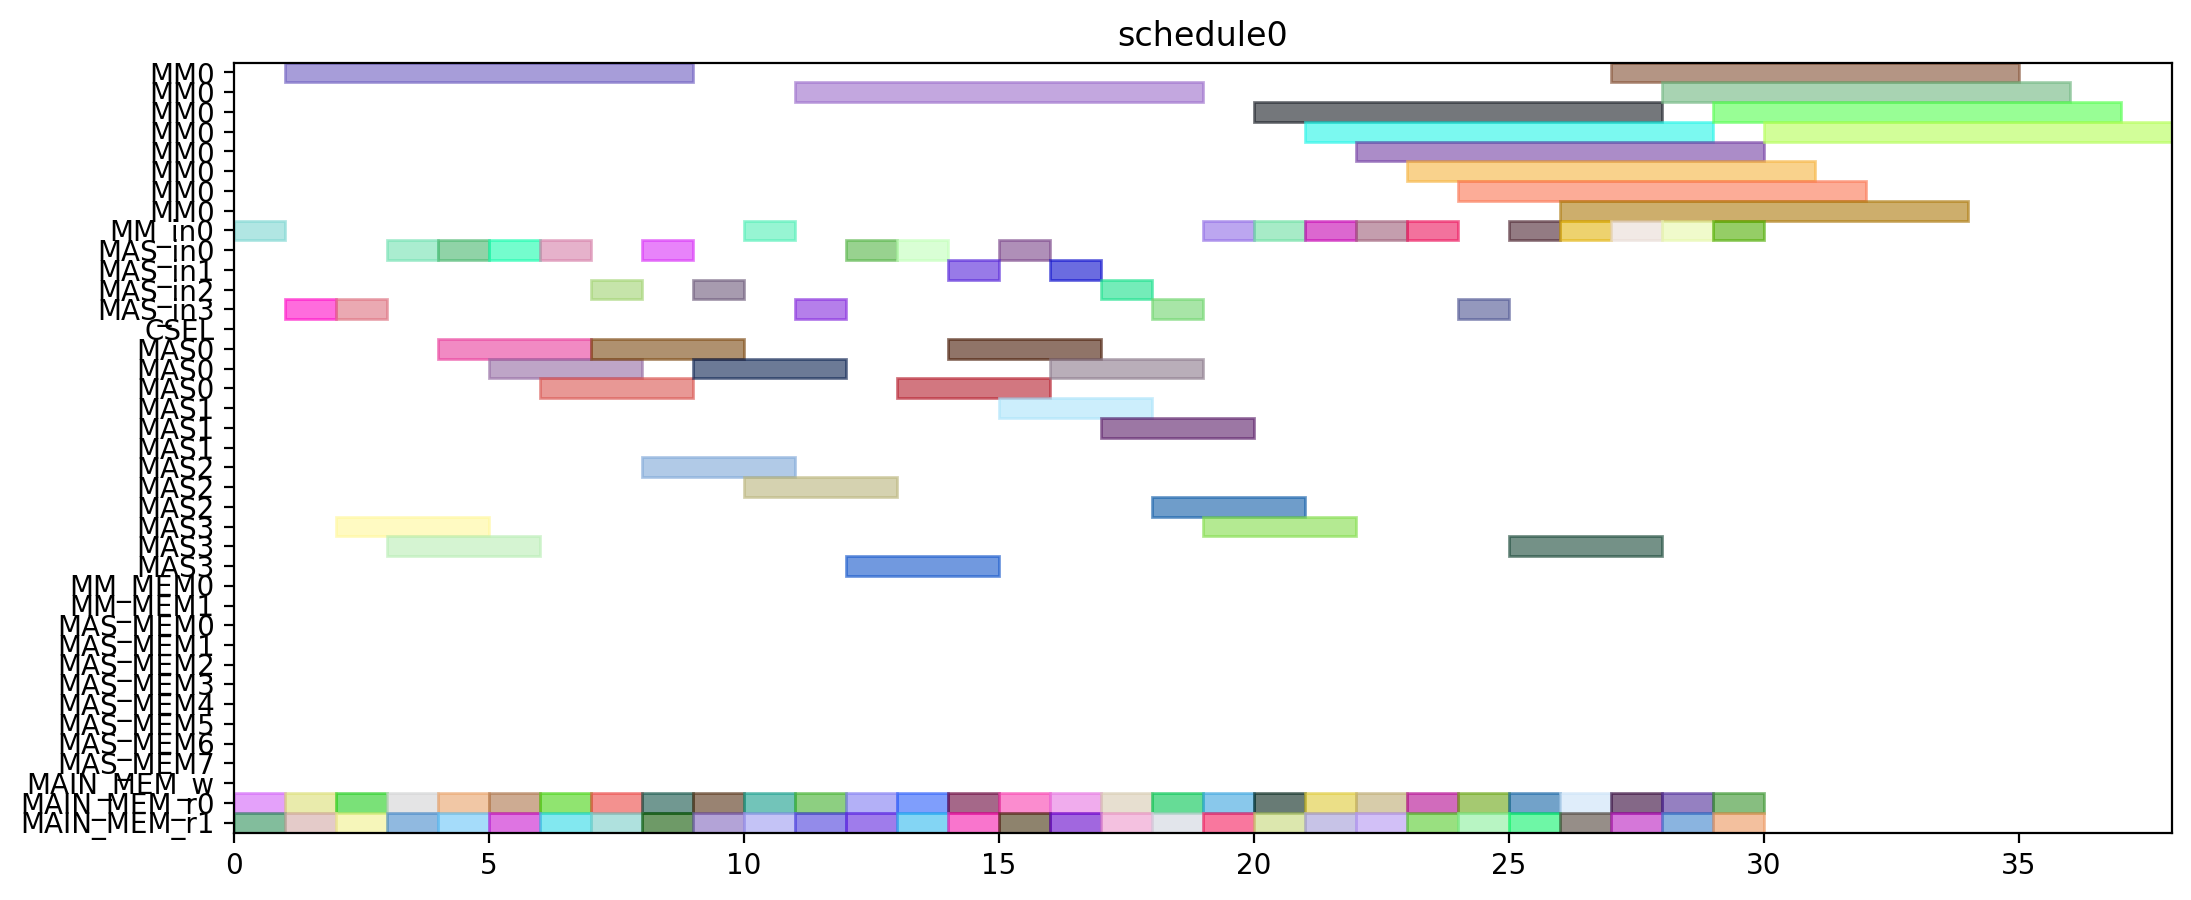

The Python source for this figure:
from pyschedule import Scenario, solvers, plotters, alt


def solve():
	horizon = 120
	S = Scenario("schedule0", horizon=horizon)

	# resource
	MM = S.Resources('MM', num=1, size=8)
	MM_in = S.Resources('MM_in', num=1)
	MAS_in = S.Resources('MAS_in', num=4)
	CSEL = S.Resource('CSEL')
	MAS = S.Resources('MAS', num=4, size=3, periods=range(1, horizon))
	MM_MEM = S.Resources('MM_MEM', num=2)
	MAS_MEM = S.Resources('MAS_MEM', num=8)
	MAIN_MEM_w = S.Resource('MAIN_MEM_w', size=1)
	MAIN_MEM_r = S.Resources('MAIN_MEM_r', num=2)

	# result of previous scheduling

	# new tasks
	T1_t0 = S.Task('T1_t0', length=3, delay_cost=1)
	T1_t0 += alt(MAS)
	T1_t0_in = S.Task('T1_t0_in', length=1, delay_cost=1)
	T1_t0_in += alt(MAS_in)
	S += T1_t0_in*MAS_in[0]<=T1_t0*MAS[0]

	S += T1_t0_in*MAS_in[1]<=T1_t0*MAS[1]

	S += T1_t0_in*MAS_in[2]<=T1_t0*MAS[2]

	S += T1_t0_in*MAS_in[3]<=T1_t0*MAS[3]

	T1_t0_mem0 = S.Task('T1_t0_mem0', length=1, delay_cost=1)
	T1_t0_mem0 += MAIN_MEM_r[0]
	S += T1_t0_mem0 <= T1_t0

	T1_t0_mem1 = S.Task('T1_t0_mem1', length=1, delay_cost=1)
	T1_t0_mem1 += MAIN_MEM_r[1]
	S += T1_t0_mem1 <= T1_t0

	T1_t1 = S.Task('T1_t1', length=3, delay_cost=1)
	T1_t1 += alt(MAS)
	T1_t1_in = S.Task('T1_t1_in', length=1, delay_cost=1)
	T1_t1_in += alt(MAS_in)
	S += T1_t1_in*MAS_in[0]<=T1_t1*MAS[0]

	S += T1_t1_in*MAS_in[1]<=T1_t1*MAS[1]

	S += T1_t1_in*MAS_in[2]<=T1_t1*MAS[2]

	S += T1_t1_in*MAS_in[3]<=T1_t1*MAS[3]

	T1_t1_mem0 = S.Task('T1_t1_mem0', length=1, delay_cost=1)
	T1_t1_mem0 += MAIN_MEM_r[0]
	S += T1_t1_mem0 <= T1_t1

	T1_t1_mem1 = S.Task('T1_t1_mem1', length=1, delay_cost=1)
	T1_t1_mem1 += MAIN_MEM_r[1]
	S += T1_t1_mem1 <= T1_t1

	T1_t3 = S.Task('T1_t3', length=8, delay_cost=1)
	T1_t3 += alt(MM)
	T1_t3_in = S.Task('T1_t3_in', length=1, delay_cost=1)
	T1_t3_in += alt(MM_in)
	S += T1_t3_in*MM_in[0]<=T1_t3*MM[0]
	T1_t3_mem0 = S.Task('T1_t3_mem0', length=1, delay_cost=1)
	T1_t3_mem0 += MAIN_MEM_r[0]
	S += T1_t3_mem0 <= T1_t3

	T1_t3_mem1 = S.Task('T1_t3_mem1', length=1, delay_cost=1)
	T1_t3_mem1 += MAIN_MEM_r[1]
	S += T1_t3_mem1 <= T1_t3

	T2_t0 = S.Task('T2_t0', length=8, delay_cost=1)
	T2_t0 += alt(MM)
	T2_t0_in = S.Task('T2_t0_in', length=1, delay_cost=1)
	T2_t0_in += alt(MM_in)
	S += T2_t0_in*MM_in[0]<=T2_t0*MM[0]
	T2_t0_mem0 = S.Task('T2_t0_mem0', length=1, delay_cost=1)
	T2_t0_mem0 += MAIN_MEM_r[0]
	S += T2_t0_mem0 <= T2_t0

	T2_t0_mem1 = S.Task('T2_t0_mem1', length=1, delay_cost=1)
	T2_t0_mem1 += MAIN_MEM_r[1]
	S += T2_t0_mem1 <= T2_t0

	T2_t1 = S.Task('T2_t1', length=8, delay_cost=1)
	T2_t1 += alt(MM)
	T2_t1_in = S.Task('T2_t1_in', length=1, delay_cost=1)
	T2_t1_in += alt(MM_in)
	S += T2_t1_in*MM_in[0]<=T2_t1*MM[0]
	T2_t1_mem0 = S.Task('T2_t1_mem0', length=1, delay_cost=1)
	T2_t1_mem0 += MAIN_MEM_r[0]
	S += T2_t1_mem0 <= T2_t1

	T2_t1_mem1 = S.Task('T2_t1_mem1', length=1, delay_cost=1)
	T2_t1_mem1 += MAIN_MEM_r[1]
	S += T2_t1_mem1 <= T2_t1

	T2_t2 = S.Task('T2_t2', length=3, delay_cost=1)
	T2_t2 += alt(MAS)
	T2_t2_in = S.Task('T2_t2_in', length=1, delay_cost=1)
	T2_t2_in += alt(MAS_in)
	S += T2_t2_in*MAS_in[0]<=T2_t2*MAS[0]

	S += T2_t2_in*MAS_in[1]<=T2_t2*MAS[1]

	S += T2_t2_in*MAS_in[2]<=T2_t2*MAS[2]

	S += T2_t2_in*MAS_in[3]<=T2_t2*MAS[3]

	T2_t2_mem0 = S.Task('T2_t2_mem0', length=1, delay_cost=1)
	T2_t2_mem0 += MAIN_MEM_r[0]
	S += T2_t2_mem0 <= T2_t2

	T2_t2_mem1 = S.Task('T2_t2_mem1', length=1, delay_cost=1)
	T2_t2_mem1 += MAIN_MEM_r[1]
	S += T2_t2_mem1 <= T2_t2

	T2_t3 = S.Task('T2_t3', length=3, delay_cost=1)
	T2_t3 += alt(MAS)
	T2_t3_in = S.Task('T2_t3_in', length=1, delay_cost=1)
	T2_t3_in += alt(MAS_in)
	S += T2_t3_in*MAS_in[0]<=T2_t3*MAS[0]

	S += T2_t3_in*MAS_in[1]<=T2_t3*MAS[1]

	S += T2_t3_in*MAS_in[2]<=T2_t3*MAS[2]

	S += T2_t3_in*MAS_in[3]<=T2_t3*MAS[3]

	T2_t3_mem0 = S.Task('T2_t3_mem0', length=1, delay_cost=1)
	T2_t3_mem0 += MAIN_MEM_r[0]
	S += T2_t3_mem0 <= T2_t3

	T2_t3_mem1 = S.Task('T2_t3_mem1', length=1, delay_cost=1)
	T2_t3_mem1 += MAIN_MEM_r[1]
	S += T2_t3_mem1 <= T2_t3

	T3_t0 = S.Task('T3_t0', length=8, delay_cost=1)
	T3_t0 += alt(MM)
	T3_t0_in = S.Task('T3_t0_in', length=1, delay_cost=1)
	T3_t0_in += alt(MM_in)
	S += T3_t0_in*MM_in[0]<=T3_t0*MM[0]
	T3_t0_mem0 = S.Task('T3_t0_mem0', length=1, delay_cost=1)
	T3_t0_mem0 += MAIN_MEM_r[0]
	S += T3_t0_mem0 <= T3_t0

	T3_t0_mem1 = S.Task('T3_t0_mem1', length=1, delay_cost=1)
	T3_t0_mem1 += MAIN_MEM_r[1]
	S += T3_t0_mem1 <= T3_t0

	T3_t1 = S.Task('T3_t1', length=8, delay_cost=1)
	T3_t1 += alt(MM)
	T3_t1_in = S.Task('T3_t1_in', length=1, delay_cost=1)
	T3_t1_in += alt(MM_in)
	S += T3_t1_in*MM_in[0]<=T3_t1*MM[0]
	T3_t1_mem0 = S.Task('T3_t1_mem0', length=1, delay_cost=1)
	T3_t1_mem0 += MAIN_MEM_r[0]
	S += T3_t1_mem0 <= T3_t1

	T3_t1_mem1 = S.Task('T3_t1_mem1', length=1, delay_cost=1)
	T3_t1_mem1 += MAIN_MEM_r[1]
	S += T3_t1_mem1 <= T3_t1

	T3_t2 = S.Task('T3_t2', length=3, delay_cost=1)
	T3_t2 += alt(MAS)
	T3_t2_in = S.Task('T3_t2_in', length=1, delay_cost=1)
	T3_t2_in += alt(MAS_in)
	S += T3_t2_in*MAS_in[0]<=T3_t2*MAS[0]

	S += T3_t2_in*MAS_in[1]<=T3_t2*MAS[1]

	S += T3_t2_in*MAS_in[2]<=T3_t2*MAS[2]

	S += T3_t2_in*MAS_in[3]<=T3_t2*MAS[3]

	T3_t2_mem0 = S.Task('T3_t2_mem0', length=1, delay_cost=1)
	T3_t2_mem0 += MAIN_MEM_r[0]
	S += T3_t2_mem0 <= T3_t2

	T3_t2_mem1 = S.Task('T3_t2_mem1', length=1, delay_cost=1)
	T3_t2_mem1 += MAIN_MEM_r[1]
	S += T3_t2_mem1 <= T3_t2

	T3_t3 = S.Task('T3_t3', length=3, delay_cost=1)
	T3_t3 += alt(MAS)
	T3_t3_in = S.Task('T3_t3_in', length=1, delay_cost=1)
	T3_t3_in += alt(MAS_in)
	S += T3_t3_in*MAS_in[0]<=T3_t3*MAS[0]

	S += T3_t3_in*MAS_in[1]<=T3_t3*MAS[1]

	S += T3_t3_in*MAS_in[2]<=T3_t3*MAS[2]

	S += T3_t3_in*MAS_in[3]<=T3_t3*MAS[3]

	T3_t3_mem0 = S.Task('T3_t3_mem0', length=1, delay_cost=1)
	T3_t3_mem0 += MAIN_MEM_r[0]
	S += T3_t3_mem0 <= T3_t3

	T3_t3_mem1 = S.Task('T3_t3_mem1', length=1, delay_cost=1)
	T3_t3_mem1 += MAIN_MEM_r[1]
	S += T3_t3_mem1 <= T3_t3

	T4_t0 = S.Task('T4_t0', length=8, delay_cost=1)
	T4_t0 += alt(MM)
	T4_t0_in = S.Task('T4_t0_in', length=1, delay_cost=1)
	T4_t0_in += alt(MM_in)
	S += T4_t0_in*MM_in[0]<=T4_t0*MM[0]
	T4_t0_mem0 = S.Task('T4_t0_mem0', length=1, delay_cost=1)
	T4_t0_mem0 += MAIN_MEM_r[0]
	S += T4_t0_mem0 <= T4_t0

	T4_t0_mem1 = S.Task('T4_t0_mem1', length=1, delay_cost=1)
	T4_t0_mem1 += MAIN_MEM_r[1]
	S += T4_t0_mem1 <= T4_t0

	T4_t1 = S.Task('T4_t1', length=8, delay_cost=1)
	T4_t1 += alt(MM)
	T4_t1_in = S.Task('T4_t1_in', length=1, delay_cost=1)
	T4_t1_in += alt(MM_in)
	S += T4_t1_in*MM_in[0]<=T4_t1*MM[0]
	T4_t1_mem0 = S.Task('T4_t1_mem0', length=1, delay_cost=1)
	T4_t1_mem0 += MAIN_MEM_r[0]
	S += T4_t1_mem0 <= T4_t1

	T4_t1_mem1 = S.Task('T4_t1_mem1', length=1, delay_cost=1)
	T4_t1_mem1 += MAIN_MEM_r[1]
	S += T4_t1_mem1 <= T4_t1

	T4_t2 = S.Task('T4_t2', length=3, delay_cost=1)
	T4_t2 += alt(MAS)
	T4_t2_in = S.Task('T4_t2_in', length=1, delay_cost=1)
	T4_t2_in += alt(MAS_in)
	S += T4_t2_in*MAS_in[0]<=T4_t2*MAS[0]

	S += T4_t2_in*MAS_in[1]<=T4_t2*MAS[1]

	S += T4_t2_in*MAS_in[2]<=T4_t2*MAS[2]

	S += T4_t2_in*MAS_in[3]<=T4_t2*MAS[3]

	T4_t2_mem0 = S.Task('T4_t2_mem0', length=1, delay_cost=1)
	T4_t2_mem0 += MAIN_MEM_r[0]
	S += T4_t2_mem0 <= T4_t2

	T4_t2_mem1 = S.Task('T4_t2_mem1', length=1, delay_cost=1)
	T4_t2_mem1 += MAIN_MEM_r[1]
	S += T4_t2_mem1 <= T4_t2

	T4_t3 = S.Task('T4_t3', length=3, delay_cost=1)
	T4_t3 += alt(MAS)
	T4_t3_in = S.Task('T4_t3_in', length=1, delay_cost=1)
	T4_t3_in += alt(MAS_in)
	S += T4_t3_in*MAS_in[0]<=T4_t3*MAS[0]

	S += T4_t3_in*MAS_in[1]<=T4_t3*MAS[1]

	S += T4_t3_in*MAS_in[2]<=T4_t3*MAS[2]

	S += T4_t3_in*MAS_in[3]<=T4_t3*MAS[3]

	T4_t3_mem0 = S.Task('T4_t3_mem0', length=1, delay_cost=1)
	T4_t3_mem0 += MAIN_MEM_r[0]
	S += T4_t3_mem0 <= T4_t3

	T4_t3_mem1 = S.Task('T4_t3_mem1', length=1, delay_cost=1)
	T4_t3_mem1 += MAIN_MEM_r[1]
	S += T4_t3_mem1 <= T4_t3

	T5_t0 = S.Task('T5_t0', length=3, delay_cost=1)
	T5_t0 += alt(MAS)
	T5_t0_in = S.Task('T5_t0_in', length=1, delay_cost=1)
	T5_t0_in += alt(MAS_in)
	S += T5_t0_in*MAS_in[0]<=T5_t0*MAS[0]

	S += T5_t0_in*MAS_in[1]<=T5_t0*MAS[1]

	S += T5_t0_in*MAS_in[2]<=T5_t0*MAS[2]

	S += T5_t0_in*MAS_in[3]<=T5_t0*MAS[3]

	T5_t0_mem0 = S.Task('T5_t0_mem0', length=1, delay_cost=1)
	T5_t0_mem0 += MAIN_MEM_r[0]
	S += T5_t0_mem0 <= T5_t0

	T5_t0_mem1 = S.Task('T5_t0_mem1', length=1, delay_cost=1)
	T5_t0_mem1 += MAIN_MEM_r[1]
	S += T5_t0_mem1 <= T5_t0

	T5_t1 = S.Task('T5_t1', length=3, delay_cost=1)
	T5_t1 += alt(MAS)
	T5_t1_in = S.Task('T5_t1_in', length=1, delay_cost=1)
	T5_t1_in += alt(MAS_in)
	S += T5_t1_in*MAS_in[0]<=T5_t1*MAS[0]

	S += T5_t1_in*MAS_in[1]<=T5_t1*MAS[1]

	S += T5_t1_in*MAS_in[2]<=T5_t1*MAS[2]

	S += T5_t1_in*MAS_in[3]<=T5_t1*MAS[3]

	T5_t1_mem0 = S.Task('T5_t1_mem0', length=1, delay_cost=1)
	T5_t1_mem0 += MAIN_MEM_r[0]
	S += T5_t1_mem0 <= T5_t1

	T5_t1_mem1 = S.Task('T5_t1_mem1', length=1, delay_cost=1)
	T5_t1_mem1 += MAIN_MEM_r[1]
	S += T5_t1_mem1 <= T5_t1

	T5_t3 = S.Task('T5_t3', length=8, delay_cost=1)
	T5_t3 += alt(MM)
	T5_t3_in = S.Task('T5_t3_in', length=1, delay_cost=1)
	T5_t3_in += alt(MM_in)
	S += T5_t3_in*MM_in[0]<=T5_t3*MM[0]
	T5_t3_mem0 = S.Task('T5_t3_mem0', length=1, delay_cost=1)
	T5_t3_mem0 += MAIN_MEM_r[0]
	S += T5_t3_mem0 <= T5_t3

	T5_t3_mem1 = S.Task('T5_t3_mem1', length=1, delay_cost=1)
	T5_t3_mem1 += MAIN_MEM_r[1]
	S += T5_t3_mem1 <= T5_t3

	T6_t0 = S.Task('T6_t0', length=8, delay_cost=1)
	T6_t0 += alt(MM)
	T6_t0_in = S.Task('T6_t0_in', length=1, delay_cost=1)
	T6_t0_in += alt(MM_in)
	S += T6_t0_in*MM_in[0]<=T6_t0*MM[0]
	T6_t0_mem0 = S.Task('T6_t0_mem0', length=1, delay_cost=1)
	T6_t0_mem0 += MAIN_MEM_r[0]
	S += T6_t0_mem0 <= T6_t0

	T6_t0_mem1 = S.Task('T6_t0_mem1', length=1, delay_cost=1)
	T6_t0_mem1 += MAIN_MEM_r[1]
	S += T6_t0_mem1 <= T6_t0

	T6_t1 = S.Task('T6_t1', length=8, delay_cost=1)
	T6_t1 += alt(MM)
	T6_t1_in = S.Task('T6_t1_in', length=1, delay_cost=1)
	T6_t1_in += alt(MM_in)
	S += T6_t1_in*MM_in[0]<=T6_t1*MM[0]
	T6_t1_mem0 = S.Task('T6_t1_mem0', length=1, delay_cost=1)
	T6_t1_mem0 += MAIN_MEM_r[0]
	S += T6_t1_mem0 <= T6_t1

	T6_t1_mem1 = S.Task('T6_t1_mem1', length=1, delay_cost=1)
	T6_t1_mem1 += MAIN_MEM_r[1]
	S += T6_t1_mem1 <= T6_t1

	T6_t2 = S.Task('T6_t2', length=3, delay_cost=1)
	T6_t2 += alt(MAS)
	T6_t2_in = S.Task('T6_t2_in', length=1, delay_cost=1)
	T6_t2_in += alt(MAS_in)
	S += T6_t2_in*MAS_in[0]<=T6_t2*MAS[0]

	S += T6_t2_in*MAS_in[1]<=T6_t2*MAS[1]

	S += T6_t2_in*MAS_in[2]<=T6_t2*MAS[2]

	S += T6_t2_in*MAS_in[3]<=T6_t2*MAS[3]

	T6_t2_mem0 = S.Task('T6_t2_mem0', length=1, delay_cost=1)
	T6_t2_mem0 += MAIN_MEM_r[0]
	S += T6_t2_mem0 <= T6_t2

	T6_t2_mem1 = S.Task('T6_t2_mem1', length=1, delay_cost=1)
	T6_t2_mem1 += MAIN_MEM_r[1]
	S += T6_t2_mem1 <= T6_t2

	T6_t3 = S.Task('T6_t3', length=3, delay_cost=1)
	T6_t3 += alt(MAS)
	T6_t3_in = S.Task('T6_t3_in', length=1, delay_cost=1)
	T6_t3_in += alt(MAS_in)
	S += T6_t3_in*MAS_in[0]<=T6_t3*MAS[0]

	S += T6_t3_in*MAS_in[1]<=T6_t3*MAS[1]

	S += T6_t3_in*MAS_in[2]<=T6_t3*MAS[2]

	S += T6_t3_in*MAS_in[3]<=T6_t3*MAS[3]

	T6_t3_mem0 = S.Task('T6_t3_mem0', length=1, delay_cost=1)
	T6_t3_mem0 += MAIN_MEM_r[0]
	S += T6_t3_mem0 <= T6_t3

	T6_t3_mem1 = S.Task('T6_t3_mem1', length=1, delay_cost=1)
	T6_t3_mem1 += MAIN_MEM_r[1]
	S += T6_t3_mem1 <= T6_t3

	T7_t0 = S.Task('T7_t0', length=8, delay_cost=1)
	T7_t0 += alt(MM)
	T7_t0_in = S.Task('T7_t0_in', length=1, delay_cost=1)
	T7_t0_in += alt(MM_in)
	S += T7_t0_in*MM_in[0]<=T7_t0*MM[0]
	T7_t0_mem0 = S.Task('T7_t0_mem0', length=1, delay_cost=1)
	T7_t0_mem0 += MAIN_MEM_r[0]
	S += T7_t0_mem0 <= T7_t0

	T7_t0_mem1 = S.Task('T7_t0_mem1', length=1, delay_cost=1)
	T7_t0_mem1 += MAIN_MEM_r[1]
	S += T7_t0_mem1 <= T7_t0

	T7_t1 = S.Task('T7_t1', length=8, delay_cost=1)
	T7_t1 += alt(MM)
	T7_t1_in = S.Task('T7_t1_in', length=1, delay_cost=1)
	T7_t1_in += alt(MM_in)
	S += T7_t1_in*MM_in[0]<=T7_t1*MM[0]
	T7_t1_mem0 = S.Task('T7_t1_mem0', length=1, delay_cost=1)
	T7_t1_mem0 += MAIN_MEM_r[0]
	S += T7_t1_mem0 <= T7_t1

	T7_t1_mem1 = S.Task('T7_t1_mem1', length=1, delay_cost=1)
	T7_t1_mem1 += MAIN_MEM_r[1]
	S += T7_t1_mem1 <= T7_t1

	T7_t2 = S.Task('T7_t2', length=3, delay_cost=1)
	T7_t2 += alt(MAS)
	T7_t2_in = S.Task('T7_t2_in', length=1, delay_cost=1)
	T7_t2_in += alt(MAS_in)
	S += T7_t2_in*MAS_in[0]<=T7_t2*MAS[0]

	S += T7_t2_in*MAS_in[1]<=T7_t2*MAS[1]

	S += T7_t2_in*MAS_in[2]<=T7_t2*MAS[2]

	S += T7_t2_in*MAS_in[3]<=T7_t2*MAS[3]

	T7_t2_mem0 = S.Task('T7_t2_mem0', length=1, delay_cost=1)
	T7_t2_mem0 += MAIN_MEM_r[0]
	S += T7_t2_mem0 <= T7_t2

	T7_t2_mem1 = S.Task('T7_t2_mem1', length=1, delay_cost=1)
	T7_t2_mem1 += MAIN_MEM_r[1]
	S += T7_t2_mem1 <= T7_t2

	T7_t3 = S.Task('T7_t3', length=3, delay_cost=1)
	T7_t3 += alt(MAS)
	T7_t3_in = S.Task('T7_t3_in', length=1, delay_cost=1)
	T7_t3_in += alt(MAS_in)
	S += T7_t3_in*MAS_in[0]<=T7_t3*MAS[0]

	S += T7_t3_in*MAS_in[1]<=T7_t3*MAS[1]

	S += T7_t3_in*MAS_in[2]<=T7_t3*MAS[2]

	S += T7_t3_in*MAS_in[3]<=T7_t3*MAS[3]

	T7_t3_mem0 = S.Task('T7_t3_mem0', length=1, delay_cost=1)
	T7_t3_mem0 += MAIN_MEM_r[0]
	S += T7_t3_mem0 <= T7_t3

	T7_t3_mem1 = S.Task('T7_t3_mem1', length=1, delay_cost=1)
	T7_t3_mem1 += MAIN_MEM_r[1]
	S += T7_t3_mem1 <= T7_t3

	T8_t2 = S.Task('T8_t2', length=3, delay_cost=1)
	T8_t2 += alt(MAS)
	T8_t2_in = S.Task('T8_t2_in', length=1, delay_cost=1)
	T8_t2_in += alt(MAS_in)
	S += T8_t2_in*MAS_in[0]<=T8_t2*MAS[0]

	S += T8_t2_in*MAS_in[1]<=T8_t2*MAS[1]

	S += T8_t2_in*MAS_in[2]<=T8_t2*MAS[2]

	S += T8_t2_in*MAS_in[3]<=T8_t2*MAS[3]

	T8_t2_mem0 = S.Task('T8_t2_mem0', length=1, delay_cost=1)
	T8_t2_mem0 += MAIN_MEM_r[0]
	S += T8_t2_mem0 <= T8_t2

	T8_t2_mem1 = S.Task('T8_t2_mem1', length=1, delay_cost=1)
	T8_t2_mem1 += MAIN_MEM_r[1]
	S += T8_t2_mem1 <= T8_t2

	T9_t2 = S.Task('T9_t2', length=3, delay_cost=1)
	T9_t2 += alt(MAS)
	T9_t2_in = S.Task('T9_t2_in', length=1, delay_cost=1)
	T9_t2_in += alt(MAS_in)
	S += T9_t2_in*MAS_in[0]<=T9_t2*MAS[0]

	S += T9_t2_in*MAS_in[1]<=T9_t2*MAS[1]

	S += T9_t2_in*MAS_in[2]<=T9_t2*MAS[2]

	S += T9_t2_in*MAS_in[3]<=T9_t2*MAS[3]

	T9_t2_mem0 = S.Task('T9_t2_mem0', length=1, delay_cost=1)
	T9_t2_mem0 += MAIN_MEM_r[0]
	S += T9_t2_mem0 <= T9_t2

	T9_t2_mem1 = S.Task('T9_t2_mem1', length=1, delay_cost=1)
	T9_t2_mem1 += MAIN_MEM_r[1]
	S += T9_t2_mem1 <= T9_t2

	T10_t2 = S.Task('T10_t2', length=3, delay_cost=1)
	T10_t2 += alt(MAS)
	T10_t2_in = S.Task('T10_t2_in', length=1, delay_cost=1)
	T10_t2_in += alt(MAS_in)
	S += T10_t2_in*MAS_in[0]<=T10_t2*MAS[0]

	S += T10_t2_in*MAS_in[1]<=T10_t2*MAS[1]

	S += T10_t2_in*MAS_in[2]<=T10_t2*MAS[2]

	S += T10_t2_in*MAS_in[3]<=T10_t2*MAS[3]

	T10_t2_mem0 = S.Task('T10_t2_mem0', length=1, delay_cost=1)
	T10_t2_mem0 += MAIN_MEM_r[0]
	S += T10_t2_mem0 <= T10_t2

	T10_t2_mem1 = S.Task('T10_t2_mem1', length=1, delay_cost=1)
	T10_t2_mem1 += MAIN_MEM_r[1]
	S += T10_t2_mem1 <= T10_t2

	T11_t2 = S.Task('T11_t2', length=3, delay_cost=1)
	T11_t2 += alt(MAS)
	T11_t2_in = S.Task('T11_t2_in', length=1, delay_cost=1)
	T11_t2_in += alt(MAS_in)
	S += T11_t2_in*MAS_in[0]<=T11_t2*MAS[0]

	S += T11_t2_in*MAS_in[1]<=T11_t2*MAS[1]

	S += T11_t2_in*MAS_in[2]<=T11_t2*MAS[2]

	S += T11_t2_in*MAS_in[3]<=T11_t2*MAS[3]

	T11_t2_mem0 = S.Task('T11_t2_mem0', length=1, delay_cost=1)
	T11_t2_mem0 += MAIN_MEM_r[0]
	S += T11_t2_mem0 <= T11_t2

	T11_t2_mem1 = S.Task('T11_t2_mem1', length=1, delay_cost=1)
	T11_t2_mem1 += MAIN_MEM_r[1]
	S += T11_t2_mem1 <= T11_t2

	solvers.mip.solve(S,msg=1,kind='CPLEX',ratio_gap=1.01)

	solution = [['hoge']*len(S.solution()[1]) for i in range(len(S.solution()))]
	for i in range(len(S.solution())):
		for j in range(len(S.solution()[i])):
			solution[i][j]=str(S.solution()[i][j])
	print(solution)

	cycles = int(solution[-1][3])

	pic_file_name = "/home/mfukuda/ABE/multiRAM_multiMAS_16mux/scheduling_result/stage8MM1_stage3MAS4/EP2_LADDERMUL/schedule0.png"
	if(S.solution() != []):
		plotters.matplotlib.plot(S,img_filename=pic_file_name, show_task_labels=False, fig_size=(cycles*0.25+3, 5))

	return solution
